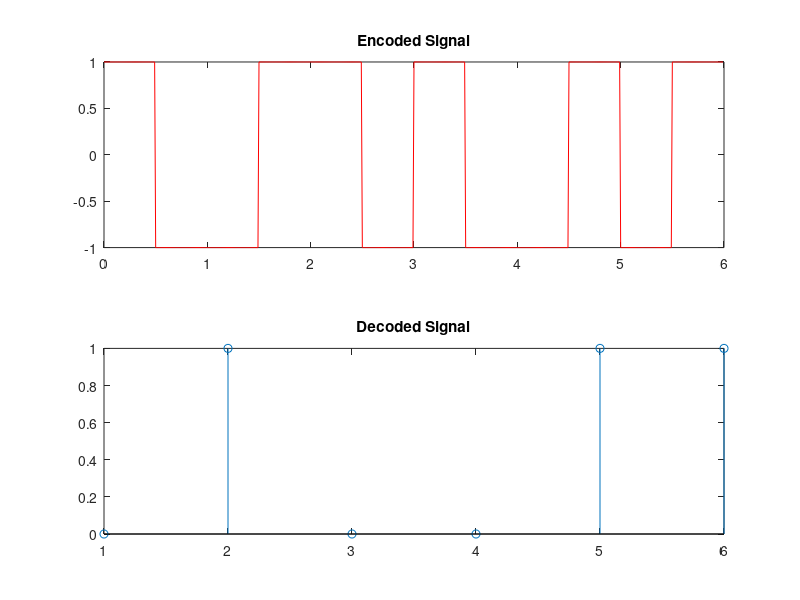

Source code (MATLAB):
data = [0 1 0 0 1 1];
bit_rate = 1;

Time = length(data)/bit_rate;
points = 100;
total_points = length(data)*points;
%disp(total_points);
sample_time = 0:Time/total_points:Time - (Time/total_points);
%disp(length(sample_time));
encoded_output = zeros(1, length(sample_time));

for i=0:length(data)-1
    if data(i+1)== 0
        encoded_output(i*points+1:(i+0.5)*points) = 1;
        encoded_output((i+0.5)*points+1:(i+1)*points) = -1;
    else
       encoded_output(i*points+1:(i+0.5)*points) = -1;
        encoded_output((i+0.5)*points+1:(i+1)*points) = 1; 
    end
end

subplot(2, 1, 1)
plot(sample_time, encoded_output, 'r');
title('Encoded Signal');

%Decoding the encoded signal
data_length = length(encoded_output)/points;
decoded_data = zeros(1, data_length);

for i=0:data_length-1
    if encoded_output(i*points+1) == 1
        decoded_data(i+1) = 0;
    else
        decoded_data(i+1) = 1;
    end
end

subplot(2, 1, 2);
stem(decoded_data);
title('Decoded Signal');

